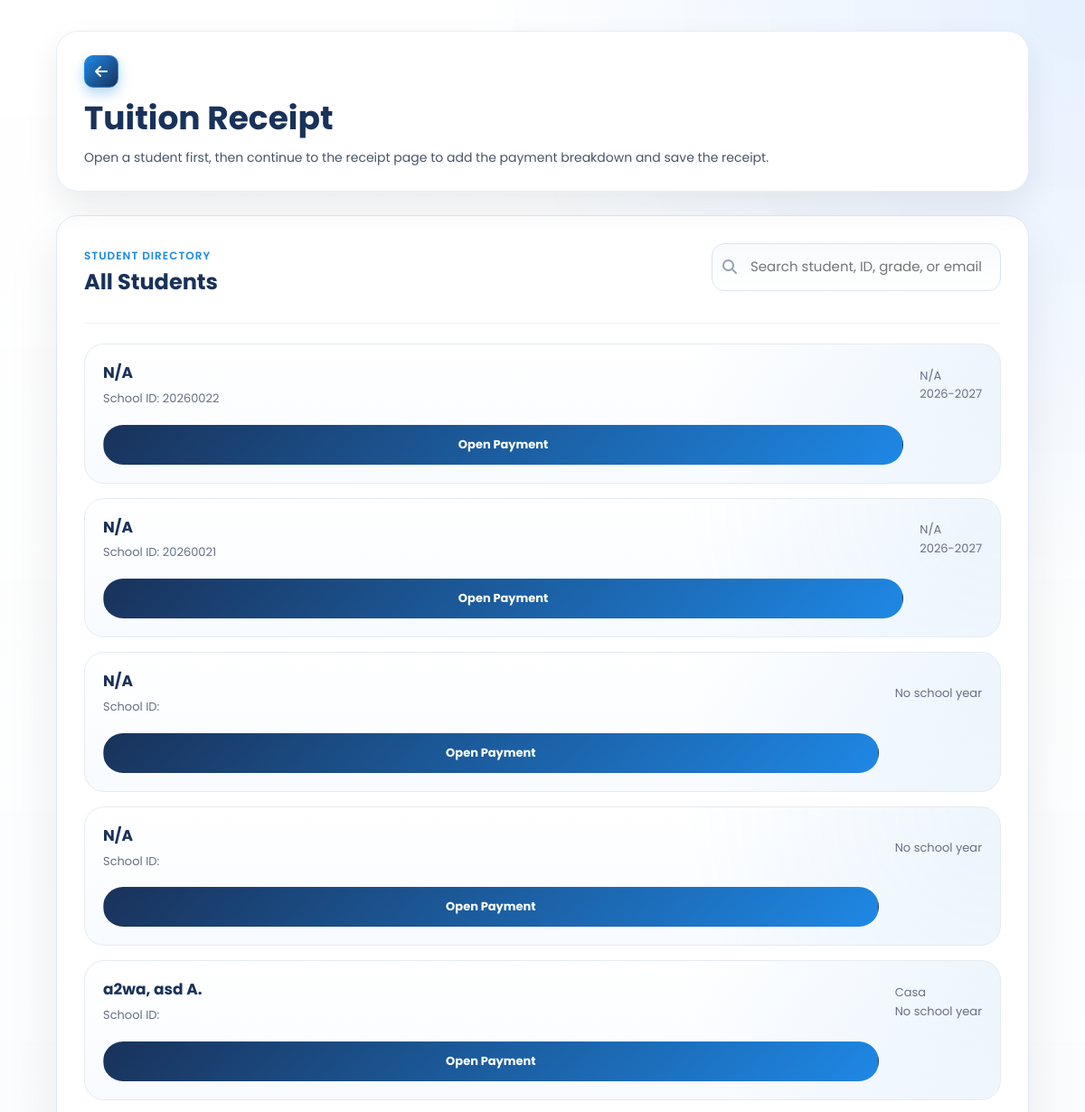
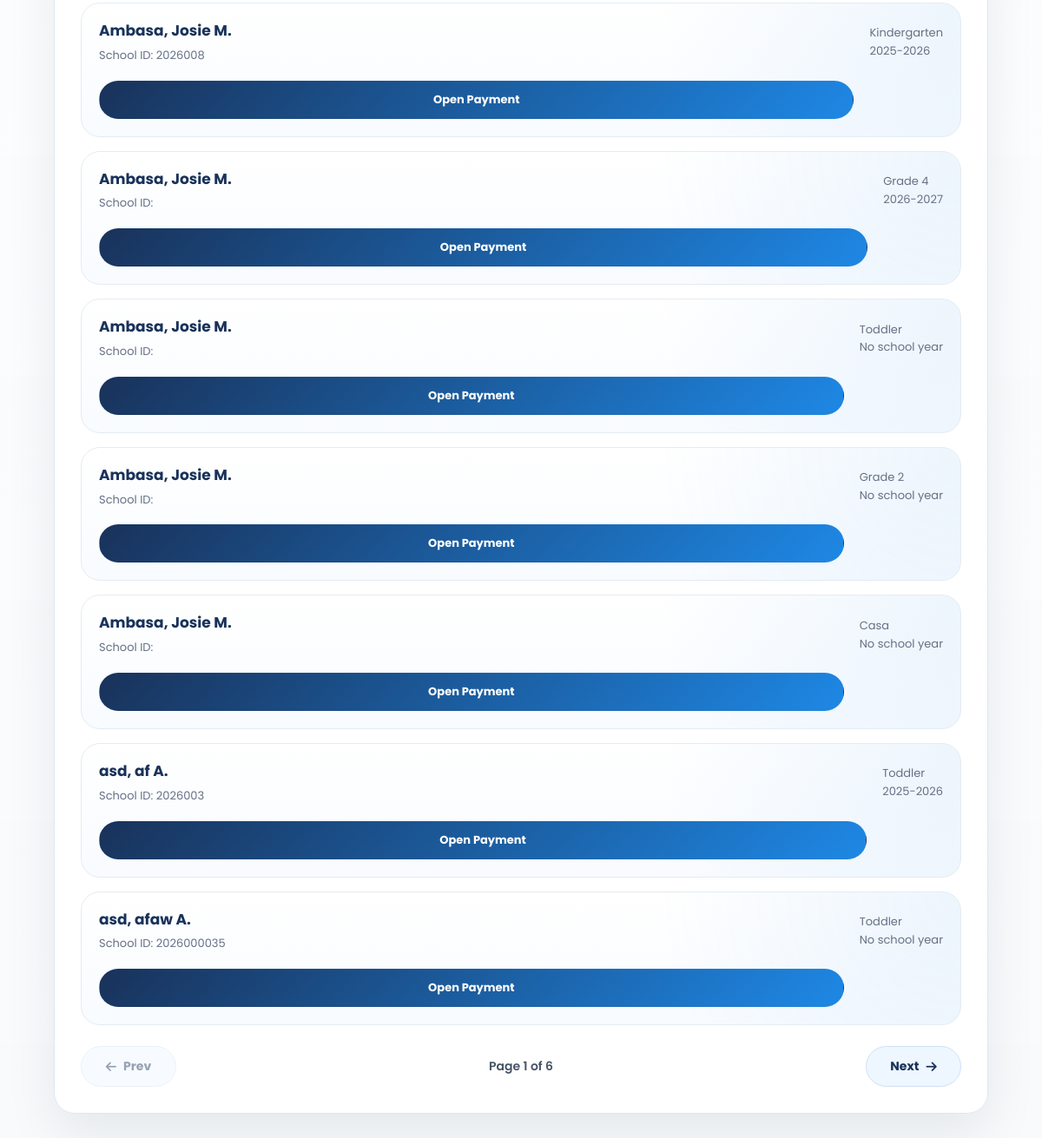
/SmartEnroll/tuition_receipt.php (signed in), run on an earlier commit of the app's database (2 pictures, top to bottom).
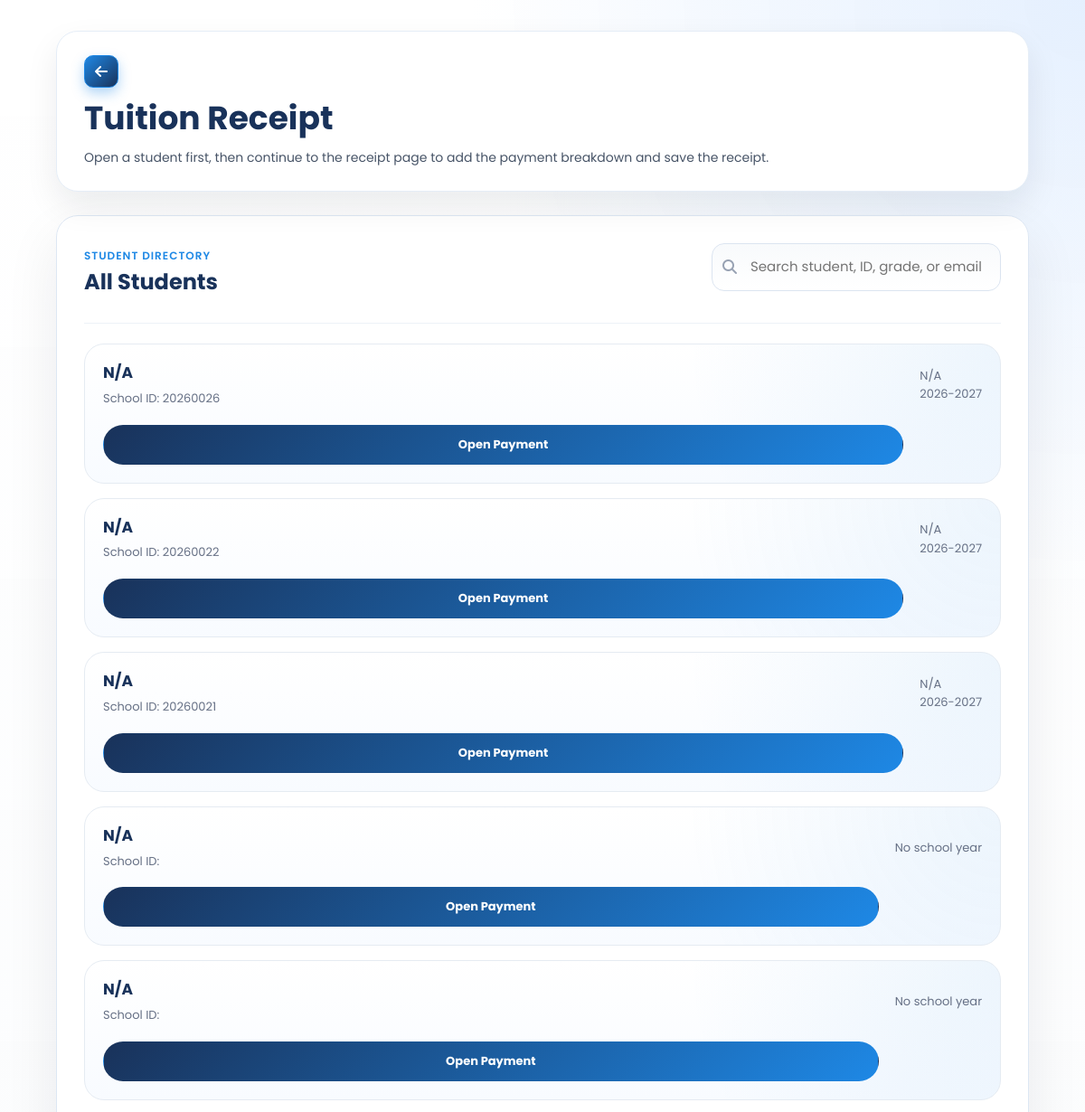
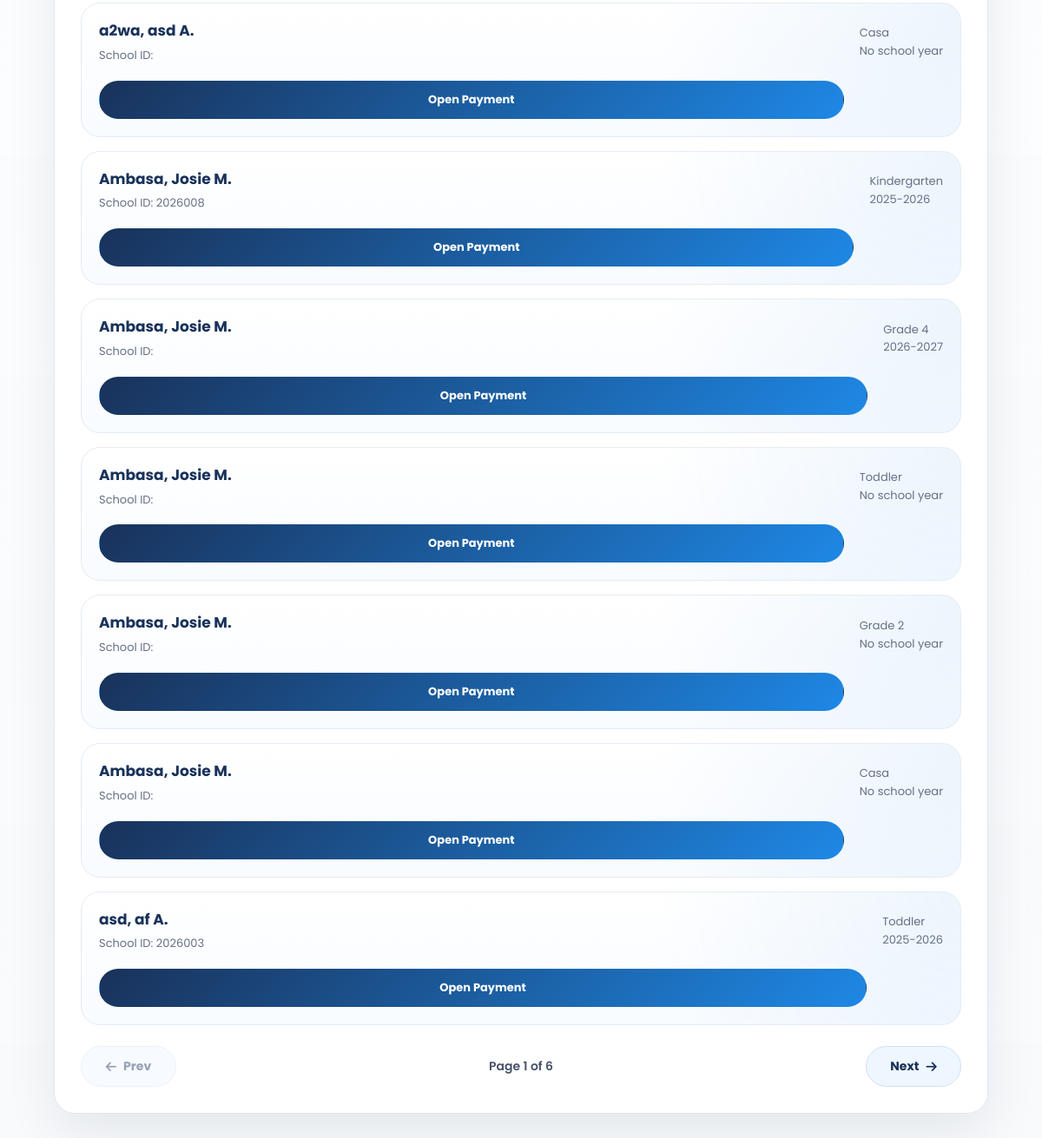
And on a later commit of the database (2 pictures, top to bottom).
### tables this page shows
CREATE TABLE `enrollments` (
  `id` int(11) NOT NULL,
  `grade_level` varchar(50) DEFAULT NULL,
  `student_id` varchar(20) DEFAULT NULL,
  `school_year` varchar(20) DEFAULT NULL,
  `student_status` varchar(50) DEFAULT NULL,
  `completion_date` date DEFAULT NULL,
  `learner_lname` varchar(100) DEFAULT NULL,
  `learner_fname` varchar(100) DEFAULT NULL,
  `learner_mname` varchar(100) DEFAULT NULL,
  `learner_ext` varchar(20) DEFAULT NULL,
  `nickname` varchar(100) DEFAULT NULL,
  `sex` varchar(20) DEFAULT NULL,
  `dob` varchar(20) DEFAULT NULL,
  `age` int(11) DEFAULT NULL,
  `mother_tongue` varchar(100) DEFAULT NULL,
  `religion` varchar(100) DEFAULT NULL,
  `email` varchar(150) DEFAULT NULL,
  `province` varchar(100) DEFAULT NULL,
  `municipality` varchar(100) DEFAULT NULL,
  `barangay` varchar(100) DEFAULT NULL,
  `street` varchar(150) DEFAULT NULL,
  `father_lname` varchar(100) DEFAULT NULL,
  `father_fname` varchar(100) DEFAULT NULL,
  `father_mname` varchar(100) DEFAULT NULL,
  `father_occ` varchar(100) DEFAULT NULL,
  `father_contact` varchar(50) DEFAULT NULL,
  `mother_lname` varchar(100) DEFAULT NULL,
  `mother_fname` varchar(100) DEFAULT NULL,
  `mother_mname` varchar(100) DEFAULT NULL,
  `mother_occ` varchar(100) DEFAULT NULL,
  `mother_contact` varchar(50) DEFAULT NULL,
  `mother_maiden` varchar(100) DEFAULT NULL,
  `guardian_type` varchar(50) DEFAULT NULL,
  `guardian_lname` varchar(100) DEFAULT NULL,
  `guardian_fname` varchar(100) DEFAULT NULL,
  `guardian_mname` varchar(100) DEFAULT NULL,
  `guardian_occ` varchar(100) DEFAULT NULL,
  `guardian_contact` varchar(50) DEFAULT NULL,
  `emergency1_name` varchar(150) DEFAULT NULL,
  `emergency1_relationship` varchar(100) DEFAULT NULL,
  `emergency1_contact` varchar(50) DEFAULT NULL,
  `emergency2_name` varchar(150) DEFAULT NULL,
  `emergency2_relationship` varchar(100) DEFAULT NULL,
  `emergency2_contact` varchar(50) DEFAULT NULL,
  `emergency3_name` varchar(150) DEFAULT NULL,
  `emergency3_relationship` varchar(100) DEFAULT NULL,
  `emergency3_contact` varchar(50) DEFAULT NULL,
  `special_needs` text DEFAULT NULL,
  `medication` varchar(10) DEFAULT NULL,
  `medication_details` text DEFAULT NULL,
  `created_at` timestamp NOT NULL DEFAULT current_timestamp()
);

### SmartEnroll/tuition_receipt.php (the view, shortened to what this page needs)
<?php
$students = [];
$error = '';
$studentsPerPage = 12;
$currentPage = max(1, (int)($_GET['page'] ?? 1));
$totalPages = 1;
$searchQuery = trim((string)($_GET['q'] ?? ''));
function format_name(array $row): string
{
    $m = trim((string)($row['learner_mname'] ?? ''));
    $mi = $m !== '' ? strtoupper(mb_substr($m, 0, 1)) . '.' : '';
    $full = trim(
        ($row['learner_lname'] ?? '') . ', ' .
        ($row['learner_fname'] ?? '') . ' ' . $mi
    );
    return trim(preg_replace('/\s+/', ' ', $full), ' ,');
}
try {
    $conn = new mysqli('127.0.0.1', 'root', '', 'smartenroll');
    $conn->set_charset('utf8mb4');
    $whereSql = '';
    $searchLike = '';
    if ($whereSql !== '') {
        $countStmt = $conn->prepare("SELECT COUNT(*) AS total FROM enrollments {$whereSql}");
        $countStmt->bind_param('s', $searchLike);
        $countStmt->execute();
        $countResult = $countStmt->get_result();
    } else {
        $countResult = $conn->query("SELECT COUNT(*) AS total FROM enrollments");
    }
    $totalStudents = (int)($countResult->fetch_assoc()['total'] ?? 0);
    $totalPages = max(1, (int)ceil($totalStudents / $studentsPerPage));
    $currentPage = min($currentPage, $totalPages);
    $offset = ($currentPage - 1) * $studentsPerPage;
    $sql = "
        SELECT id, student_id, learner_lname, learner_fname, learner_mname, grade_level, school_year, email
        FROM enrollments
        {$whereSql}
        ORDER BY learner_lname ASC, learner_fname ASC, id DESC
        LIMIT ? OFFSET ?
    ";
    $stmt = $conn->prepare($sql);
    if ($whereSql !== '') {
        $stmt->bind_param('sii', $searchLike, $studentsPerPage, $offset);
    } else {
        $stmt->bind_param('ii', $studentsPerPage, $offset);
    }
    $stmt->execute();
    $result = $stmt->get_result();
    while ($row = $result->fetch_assoc()) {
        $students[] = $row;
    }
} catch (Throwable $e) {
    $error = $e->getMessage();
}
?>
<!DOCTYPE html>
<html lang="en">
<head>
    <link rel="stylesheet" href="css/style.css">
    <link rel="stylesheet" href="css/pay_tuition.css">
    <link rel="stylesheet" href="https://cdnjs.cloudflare.com/ajax/libs/font-awesome/6.5.0/css/all.min.css">
</head>
<body class="dashboard-page dashboard-white-page">
<main class="dashboard-main pay-list-main">
    <div class="dashboard-header tuition-header">
        <div class="student-header-left">
            <a href="dashboard.php" class="dashboard-link back-left"><i class="fa-solid fa-arrow-left"></i></a>
            <div class="student-header-title">
                <h1>Tuition Receipt</h1>
                <p>Open a student first, then continue to the receipt page to add the payment breakdown and save the receipt.</p>
            </div>
        </div>
    </div>
    <section class="student-directory-card">
        <div class="panel-top student-panel-top">
            <div>
                <span class="eyebrow eyebrow-blue">Student Directory</span>
                <h2>All Students</h2>
            </div>
            <form method="get" action="tuition_receipt.php" class="search-box search-form">
                <i class="fa-solid fa-magnifying-glass"></i>
                <input id="studentSearch" name="q" type="text" placeholder="Search student, ID, grade, or email" value="<?php echo htmlspecialchars($searchQuery); ?>">
            </form>
        </div>
        <?php if (!$error && empty($students)): ?>
            <div class="empty-state">
                <i class="fa-solid fa-users"></i>
                <h2>No Students Found</h2>
                <p>There are no enrolled students available for tuition payment yet.</p>
            </div>
        <?php else: ?>
            <div class="student-card-list student-card-list-wide" id="payStudentList">
                <?php foreach ($students as $student): ?>
                    <?php $fullName = format_name($student) ?: 'N/A'; ?>
                    <a
                        class="student-pick-card"
                        href="tuition_receipt_details.php?student_id=<?php echo urlencode((string)$student['student_id']); ?>"
                        data-search="<?php echo htmlspecialchars(strtolower(implode(' ', [
                            (string)($student['student_id'] ?? ''),
                            $fullName,
                            (string)($student['grade_level'] ?? ''),
                            (string)($student['email'] ?? ''),
                            (string)($student['school_year'] ?? '')
                        ]))); ?>"
                    >
                        <div class="student-pick-main">
                            <strong><?php echo htmlspecialchars($fullName); ?></strong>
                            <span>School ID: <?php echo htmlspecialchars((string)($student['student_id'] ?? '')); ?></span>
                        </div>
                        <div class="student-pick-meta">
                            <span><?php echo htmlspecialchars((string)($student['grade_level'] ?? 'N/A')); ?></span>
                            <small><?php echo htmlspecialchars((string)($student['school_year'] ?? 'No school year')); ?></small>
                        </div>
                        <div class="student-pick-action">Open Payment</div>
                    </a>
                <?php endforeach; ?>
            </div>
            <?php if ($totalPages > 1): ?>
                <div class="pagination-bar">
                    <a class="pagination-btn<?php echo $currentPage <= 1 ? ' disabled' : ''; ?>" href="<?php echo $currentPage > 1 ? '?page=' . ($currentPage - 1) . ($searchQuery !== '' ? '&q=' . urlencode($searchQuery) : '') : '#'; ?>">
                        <i class="fa-solid fa-arrow-left"></i>
                        Prev
                    </a>
                    <div class="pagination-status">
                        Page <?php echo $currentPage; ?> of <?php echo $totalPages; ?><?php echo $searchQuery !== '' ? ' • Search: ' . htmlspecialchars($searchQuery) : ''; ?>
                    </div>
                    <a class="pagination-btn<?php echo $currentPage >= $totalPages ? ' disabled' : ''; ?>" href="<?php echo $currentPage < $totalPages ? '?page=' . ($currentPage + 1) . ($searchQuery !== '' ? '&q=' . urlencode($searchQuery) : '') : '#'; ?>">
                        Next
                        <i class="fa-solid fa-arrow-right"></i>
                    </a>
                </div>
            <?php endif; ?>
        <?php endif; ?>
    </section>
</main>
</body>
</html>

### SmartEnroll/css/style.css (style rules this page uses)
* { margin: 0; padding: 0; box-sizing: border-box; font-family: 'Poppins', sans-serif; }
:root { --logo-blue: #19325a; --logo-blue-light: #1e88e5; --logo-yellow: #fdd835; --logo-yellow-soft: #ffe970; --logo-green: #43a047; }
body, html { height: 100%; color: #fff; }
html { scroll-behavior: smooth; }
body { background: #0f172a; }
.eyebrow { text-transform: uppercase; letter-spacing: 1.4px; font-size: 12px; color: #6b7280; margin-bottom: 8px; font-weight: 600; }
.dashboard-page { background: linear-gradient(135deg, rgba(12, 25, 47, 0.72), rgba(25, 50, 90, 0.48)), #f5f6f8; color: #1b1f2a; position: relative; min-height: 100vh; overflow-x: hidden; }
.dashboard-page::before { content: ""; position: fixed; inset: 0; background: linear-gradient(135deg, rgba(12, 25, 47, 0.5), rgba(25, 50, 90, 0.18)), url('../assets/img1.jpg') center center / cover no-repeat; filter: blur(5px) saturate(1.05); transform: scale(1.05); z-index: 0; }
.dashboard-page::after { content: ""; position: fixed; inset: 0; background: radial-gradient(circle at top right, rgba(253, 216, 53, 0.22), transparent 28%), linear-gradient(180deg, rgba(255, 255, 255, 0.08), rgba(255, 255, 255, 0.16)); z-index: 0; pointer-events: none; }
.dashboard-page.dashboard-white-page { background: #f8fafc; }
.dashboard-page.dashboard-white-page::before { display: none; }
.dashboard-page.dashboard-white-page::after { background: radial-gradient(circle at top right, rgba(219, 234, 254, 0.72), transparent 24%), linear-gradient(180deg, rgba(255, 255, 255, 0.96), rgba(248, 250, 252, 1)); }
.dashboard-page.dashboard-white-page .dashboard-header { background: #ffffff; border: 1px solid #e5edf7; box-shadow: 0 16px 36px rgba(15, 23, 42, 0.08); }
.dashboard-page.dashboard-white-page .dashboard-header h1 { color: var(--logo-blue); }
.dashboard-page.dashboard-white-page .dashboard-header p { color: #475467; }
.dashboard-main { width: min(1920px, calc(100vw - 96px)); max-width: 1920px; margin: 0 auto; padding: 42px 24px 56px; position: relative; z-index: 1; }
.dashboard-header { display: flex; align-items: center; justify-content: space-between; gap: 20px; margin-bottom: 30px; padding: 26px 30px; border-radius: 24px; background: linear-gradient(135deg, rgba(255, 255, 255, 0.2), rgba(245, 248, 255, 0.12)); backdrop-filter: blur(14px); box-shadow: 0 20px 48px rgba(4, 12, 26, 0.24); border: 1px solid rgba(255, 255, 255, 0.22); }
.dashboard-header h1 { color: #ffffff; font-size: clamp(2rem, 3vw, 2.6rem); margin-bottom: 6px; }
.dashboard-header p { color: rgba(225, 232, 244, 0.88); font-size: 14px; }
.dashboard-link { text-decoration: none; color: var(--logo-blue); font-weight: 700; background: rgba(253, 216, 53, 0.95); padding: 12px 18px; border-radius: 999px; box-shadow: 0 10px 24px rgba(253, 216, 53, 0.26); transition: transform 0.2s ease, box-shadow 0.2s ease, background 0.2s ease; }

What changed in the data, as far as the page shows it:
no longer on this page (row unchanged): enrollments: fullName "asd, afaw A.", student "2026000035", grade_level "Toddler", school_year "No school year"
added enrollments: fullName "N/A", student "20260026", grade_level "N/A", school_year "2026-2027"
